Frame 1 (no input): blank canvas, image omitted
Frame 60 (the mouse pressed at the canvas centre just before this capture): blank canvas, image omitted
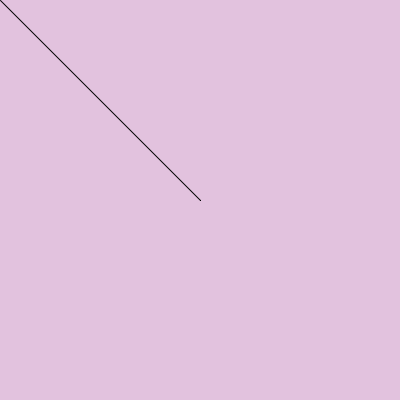
Frame 120 (the mouse held since frame 60 and released just before this capture)

The Processing sketch whose frames 1 and 60 were blank and that drew this single picture after the mouse press (run headless with seeded random() and noise(); from frame 60 on, the mouse is pressed at the canvas centre):

// Processing sketch: week17_2
// ── week17_2.pde
void setup(){
  size(400,400);
  background(#E2C2DE);
}
void draw(){
  if(mousePressed){
    line(mouseX,mouseY,pmouseX,pmouseY);
  }
}
void keyPressed(){
  if(key=='1') stroke(255,0,0);
  if(key=='2') stroke(0,255,0);
  if(key=='3') stroke(0,0,255);
}
